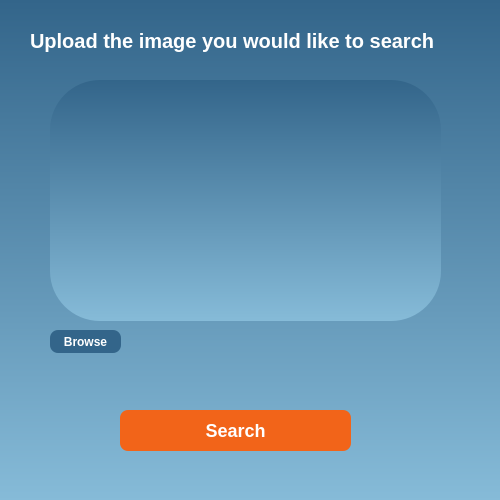
<?xml version="1.0" encoding="UTF-8"?>
<ui version="4.0">
 <class>Dialog</class>
 <widget class="QDialog" name="Dialog">
  <property name="geometry">
   <rect>
    <x>0</x>
    <y>0</y>
    <width>500</width>
    <height>500</height>
   </rect>
  </property>
  <property name="windowTitle">
   <string>Dialog</string>
  </property>
  <property name="styleSheet">
   <string notr="true">
font: &quot;Arial&quot;;
color: #2F4858;
background-color: qlineargradient(spread:pad, x1:0, y1:0, x2:0, y2:1, stop:0 rgba(51, 101, 138, 255), stop:1 rgba(134, 187, 216, 255));</string>
  </property>
  <widget class="QLabel" name="title">
   <property name="geometry">
    <rect>
     <x>30</x>
     <y>20</y>
     <width>441</width>
     <height>41</height>
    </rect>
   </property>
   <property name="styleSheet">
    <string notr="true">font-size:20px;
font-weight:bold;
background-color: none;
color: white;</string>
   </property>
   <property name="text">
    <string>Upload the image you would like to search</string>
   </property>
  </widget>
  <widget class="QPushButton" name="searchBtn">
   <property name="geometry">
    <rect>
     <x>120</x>
     <y>410</y>
     <width>231</width>
     <height>41</height>
    </rect>
   </property>
   <property name="styleSheet">
    <string notr="true">color: white;
font-weight: bold;
font-size: 18px;
border-radius: 8px;
background-color: #F26419;
box-shadow: 0 2px 5px 0 rgba(213,217,217,.5);</string>
   </property>
   <property name="text">
    <string>Search</string>
   </property>
  </widget>
  <widget class="QLabel" name="imgPreview">
   <property name="geometry">
    <rect>
     <x>50</x>
     <y>80</y>
     <width>391</width>
     <height>241</height>
    </rect>
   </property>
   <property name="styleSheet">
    <string notr="true">border-radius: 50%;</string>
   </property>
   <property name="text">
    <string/>
   </property>
   <property name="pixmap">
    <pixmap>../../Downloads/image-modified.png</pixmap>
   </property>
   <property name="scaledContents">
    <bool>true</bool>
   </property>
  </widget>
  <widget class="QPushButton" name="imgUpload">
   <property name="geometry">
    <rect>
     <x>50</x>
     <y>330</y>
     <width>71</width>
     <height>23</height>
    </rect>
   </property>
   <property name="styleSheet">
    <string notr="true">color: white;
font-weight: bold;
font-size: 12px;
border-radius: 8px;
background-color: #33658A;
box-shadow: 0 2px 5px 0 rgba(213,217,217,.5);</string>
   </property>
   <property name="text">
    <string>Browse</string>
   </property>
  </widget>
 </widget>
 <resources>
  <include location="images.qrc"/>
 </resources>
 <connections/>
</ui>
